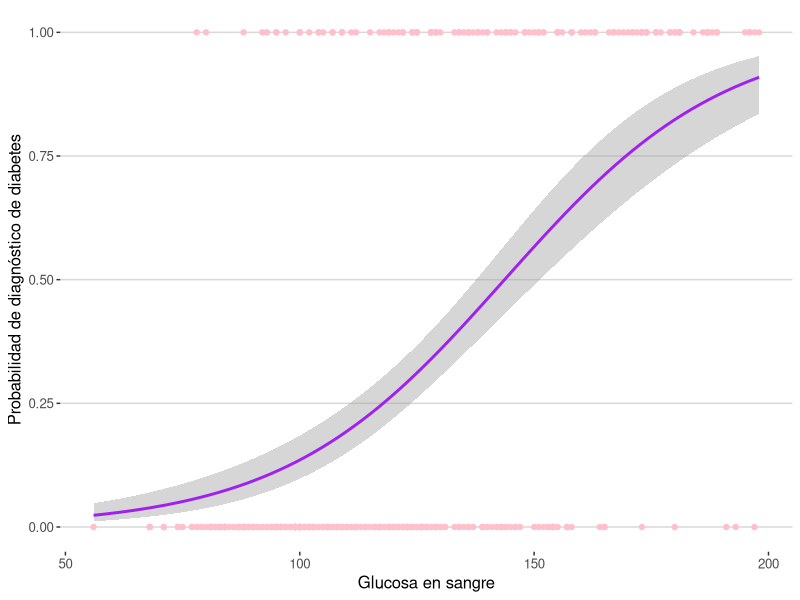

Source code (R):
## ---- chunk 1
data(PimaIndiansDiabetes2, package = "mlbench")
## ---- chunk 2
head(PimaIndiansDiabetes2)
## ---- chunk 3
Diabetes <- na.omit(PimaIndiansDiabetes2)
## ---- chunk 4
str(Diabetes)
## ---- chunk 5
library(tidyverse)
## ---- chunk 6
DiabetesG <- Diabetes %>%
  dplyr::select(glucose, diabetes) %>%
  mutate(p = ifelse(diabetes == "pos", 1, 0))

DiabetesG
## ---- chunk 7
library(ggplot2)
library(ggthemes)
## ---- chunk 8
ggplot(data = DiabetesG, aes(x = glucose, y = p)) +
  geom_point(color = "pink") +
  geom_smooth(method = "glm", method.args = list(family = "binomial"), color = "purple") +
  xlab("Glucosa en sangre") +
  ylab("Probabilidad de diagnóstico de diabetes") +
  theme_hc()
  
## ---- chunk 9
log_simple <- glm(formula = diabetes ~ glucose,
                  data = DiabetesG,
                  family = "binomial")
summary(log_simple)
## ---- chunk 10
nuevo_valor <- data.frame(glucose = c(90, 165))
prob <- log_simple %>% predict(nuevo_valor, type = "response")
prob
## ---- chunk 11
# Programamos la regla
diag_diabetes <- function(gl){
  gl <- data.frame(glucose = gl)
  p <- log_simple %>% predict(gl, type = "response")
  diag <- ifelse(p > 0.5, "Positivo", "Negativo")
  return(diag)
}
## ---- chunk 12
# Valor muy bajo
diag_diabetes(30)

# Valor normal
diag_diabetes(97)

# Valor de prediabetes
diag_diabetes(111)

# Valor alto
diag_diabetes(150)

# Valor muy alto
diag_diabetes(210)
## ---- chunk 13
log_mult <- glm(formula = diabetes ~ insulin + mass + glucose,
                  data = Diabetes,
                  family = "binomial")
summary(log_mult)
## ---- chunk 14
nuevos_valores <- data.frame(insulin = c(90, 5),
                             mass = c(20, 35),
                             glucose = c(90, 195))
probM <- log_mult %>% predict(nuevos_valores, type = "response")
probM
## ---- chunk 15
reg_log <- glm(formula = diabetes ~ .,
               data = Diabetes, 
               family = "binomial") 
summary(reg_log)
